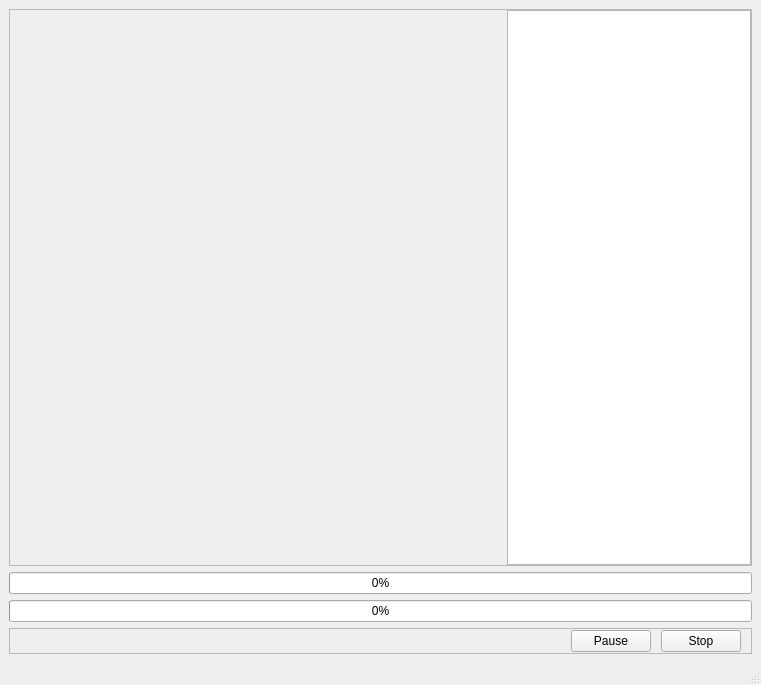
<?xml version="1.0" encoding="UTF-8"?>
<ui version="4.0">
 <class>MainWindow</class>
 <widget class="QMainWindow" name="MainWindow">
  <property name="geometry">
   <rect>
    <x>0</x>
    <y>0</y>
    <width>761</width>
    <height>685</height>
   </rect>
  </property>
  <property name="windowTitle">
   <string>MainWindow</string>
  </property>
  <widget class="QWidget" name="centralwidget">
   <layout class="QVBoxLayout" name="verticalLayout">
    <item>
     <widget class="QFrame" name="SummaryFrame">
      <property name="frameShape">
       <enum>QFrame::StyledPanel</enum>
      </property>
      <property name="frameShadow">
       <enum>QFrame::Raised</enum>
      </property>
      <layout class="QHBoxLayout" name="horizontalLayout_2">
       <property name="spacing">
        <number>10</number>
       </property>
       <property name="leftMargin">
        <number>0</number>
       </property>
       <property name="topMargin">
        <number>0</number>
       </property>
       <property name="rightMargin">
        <number>0</number>
       </property>
       <property name="bottomMargin">
        <number>0</number>
       </property>
       <item>
        <widget class="QWidget" name="SumGraph" native="true">
         <property name="sizePolicy">
          <sizepolicy hsizetype="Preferred" vsizetype="Preferred">
           <horstretch>2</horstretch>
           <verstretch>0</verstretch>
          </sizepolicy>
         </property>
         <layout class="QVBoxLayout" name="verticalLayout_3">
          <item>
           <layout class="QVBoxLayout" name="sum_graph_layout"/>
          </item>
         </layout>
        </widget>
       </item>
       <item>
        <widget class="QTableView" name="OptParam">
         <property name="sizePolicy">
          <sizepolicy hsizetype="Expanding" vsizetype="Expanding">
           <horstretch>1</horstretch>
           <verstretch>0</verstretch>
          </sizepolicy>
         </property>
        </widget>
       </item>
      </layout>
     </widget>
    </item>
    <item>
     <widget class="QProgressBar" name="IterProgBar">
      <property name="styleSheet">
       <string notr="true"># QProgressBar::chunk{background-color: lightblue; width: 10px; margin: 1px};
</string>
      </property>
      <property name="value">
       <number>0</number>
      </property>
      <property name="alignment">
       <set>Qt::AlignRight|Qt::AlignTop|Qt::AlignTrailing</set>
      </property>
      <property name="invertedAppearance">
       <bool>false</bool>
      </property>
      <property name="textDirection">
       <enum>QProgressBar::BottomToTop</enum>
      </property>
     </widget>
    </item>
    <item>
     <widget class="QProgressBar" name="MainProgBar">
      <property name="value">
       <number>0</number>
      </property>
     </widget>
    </item>
    <item>
     <widget class="QFrame" name="ButtonsFrame">
      <property name="sizePolicy">
       <sizepolicy hsizetype="Preferred" vsizetype="Preferred">
        <horstretch>0</horstretch>
        <verstretch>0</verstretch>
       </sizepolicy>
      </property>
      <property name="frameShape">
       <enum>QFrame::StyledPanel</enum>
      </property>
      <property name="frameShadow">
       <enum>QFrame::Raised</enum>
      </property>
      <layout class="QHBoxLayout" name="horizontalLayout">
       <property name="spacing">
        <number>10</number>
       </property>
       <property name="leftMargin">
        <number>10</number>
       </property>
       <property name="topMargin">
        <number>1</number>
       </property>
       <property name="rightMargin">
        <number>10</number>
       </property>
       <property name="bottomMargin">
        <number>1</number>
       </property>
       <item>
        <spacer name="HorSpace">
         <property name="orientation">
          <enum>Qt::Horizontal</enum>
         </property>
         <property name="sizeHint" stdset="0">
          <size>
           <width>20</width>
           <height>20</height>
          </size>
         </property>
        </spacer>
       </item>
       <item>
        <widget class="QPushButton" name="PauseButton">
         <property name="text">
          <string>Pause</string>
         </property>
         <property name="iconSize">
          <size>
           <width>18</width>
           <height>18</height>
          </size>
         </property>
        </widget>
       </item>
       <item>
        <widget class="QPushButton" name="StopContButton">
         <property name="text">
          <string>Stop</string>
         </property>
        </widget>
       </item>
      </layout>
     </widget>
    </item>
   </layout>
  </widget>
  <widget class="QMenuBar" name="menubar">
   <property name="geometry">
    <rect>
     <x>0</x>
     <y>0</y>
     <width>761</width>
     <height>21</height>
    </rect>
   </property>
  </widget>
  <widget class="QStatusBar" name="statusbar"/>
 </widget>
 <resources/>
 <connections/>
</ui>
